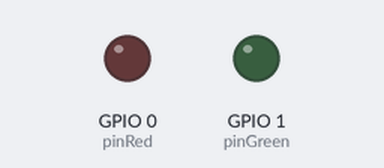
Recording of a sketch running on a simulated ESP32. On the bench: output pins drawn as LEDs (lit = HIGH). WiFi joins after 1.5 s; servers stay silent unless stated; what the sketch prints to the serial monitor is not drawn.

Above: at 0.1 s.
At 0.6 s:
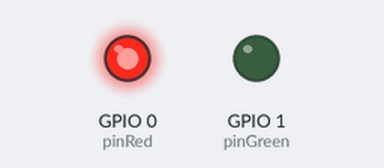
At 1.6 s:
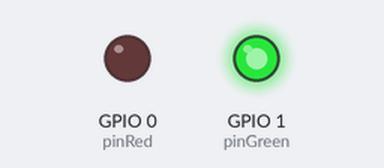
Timing chart, 0 to 3.1 s (numbered marks = the images above):
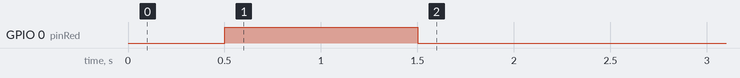

The sketch:

sketch.ino
```cpp
#include <WiFi.h> // biblioteca para ESP32

const char* ssid = "nome"; // Substitua com o nome da sua rede WiFi
const char* senha = "senha"; // Substitua com a senha da sua rede WiFi

// Define os pinos para o LED RGB
const int pinRed = 0;
const int pinGreen = 1;

void setup() {
  Serial.begin(115200); // Velocidade da serial

  // Configura os pinos do LED RGB como saída
  pinMode(pinRed, OUTPUT);
  pinMode(pinGreen, OUTPUT);

  // Inicialmente, apaga todas as cores do LED RGB
  digitalWrite(pinRed, LOW);
  digitalWrite(pinGreen, LOW);

  // Mensagem da rede
  Serial.print("Conectando com a rede ");
  Serial.println(ssid);

  WiFi.begin(ssid, senha); // Conexão na rede com senha

  // Enquanto a conexão não for realizada
  while (WiFi.status() != WL_CONNECTED) {
    delay(500); // Aguarda 500ms
    // Acende o LED em vermelho para indicar que não há conexão
    digitalWrite(pinRed, HIGH);
    digitalWrite(pinGreen, LOW);

    Serial.print("."); // Escreve pontos na tela
  }

  // Quando a conexão for realizada
  Serial.println("\nParabéns, você está conectado!");

  // Acende o LED em verde para indicar conexão bem-sucedida
  digitalWrite(pinRed, LOW);
  digitalWrite(pinGreen, HIGH);

  Serial.println("Endereco IP: ");
  Serial.println(WiFi.localIP()); // Mostra o IP da placa
}

void loop() {
  // Sem comandos adicionais
}
```
